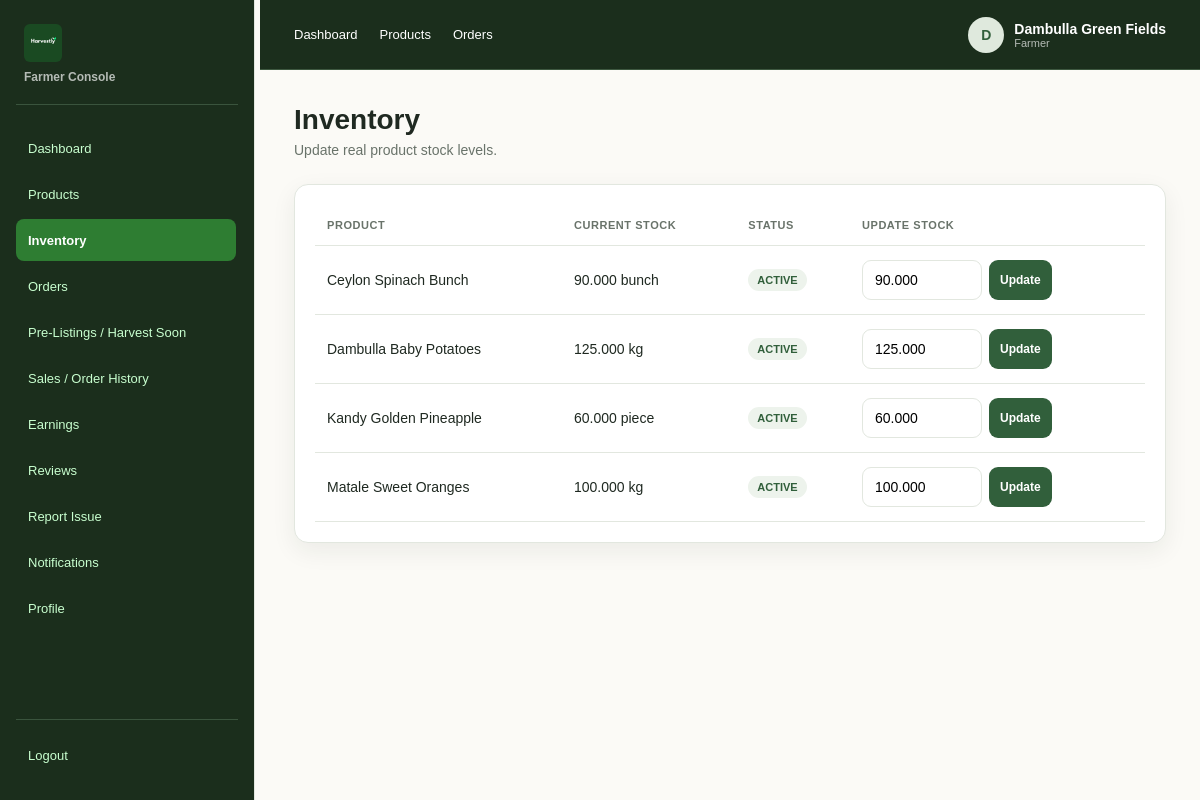
The app's page /index.php?page=farmer_inventory (signed in) with its own data.
### tables this page shows
CREATE TABLE IF NOT EXISTS products (
    product_id BIGINT UNSIGNED AUTO_INCREMENT PRIMARY KEY,
    farmer_id BIGINT UNSIGNED NOT NULL,
    category_id SMALLINT UNSIGNED NOT NULL,
    product_name VARCHAR(150) NOT NULL,
    description TEXT NULL,
    unit_price DECIMAL(12,2) NOT NULL,
    available_quantity DECIMAL(12,3) NOT NULL DEFAULT 0.000,
    unit_label VARCHAR(30) NOT NULL DEFAULT 'kg',
    listing_type ENUM('AVAILABLE_NOW','HARVEST_SOON','SEASONAL') NOT NULL,
    growing_method ENUM('ORGANIC','CONVENTIONAL','MIXED') NULL,
    declared_grade ENUM('A','B','C') NULL,
    grade_reference_id BIGINT UNSIGNED NULL,
    shelf_life_reference_id BIGINT UNSIGNED NULL,
    freshness_tracking_applicable TINYINT(1) NOT NULL DEFAULT 1,
    harvest_date DATE NULL,
    available_from_date DATE NULL,
    season_start_date DATE NULL,
    season_end_date DATE NULL,
    best_before_date DATE NULL,
    storage_guidance TEXT NULL,
    listing_status ENUM('ACTIVE','INACTIVE','EXPIRED','SOLD_OUT') NOT NULL DEFAULT 'ACTIVE',
    created_at TIMESTAMP NOT NULL DEFAULT CURRENT_TIMESTAMP,
    updated_at TIMESTAMP NOT NULL DEFAULT CURRENT_TIMESTAMP ON UPDATE CURRENT_TIMESTAMP,
    CONSTRAINT fk_product_farmer
        FOREIGN KEY (farmer_id) REFERENCES users(user_id),
    CONSTRAINT fk_product_category
        FOREIGN KEY (category_id) REFERENCES product_categories(category_id),
    CONSTRAINT fk_product_grade_reference
        FOREIGN KEY (grade_reference_id) REFERENCES quality_grade_references(grade_reference_id),
    CONSTRAINT fk_product_shelf_reference
        FOREIGN KEY (shelf_life_reference_id) REFERENCES shelf_life_references(shelf_life_reference_id),
    KEY idx_product_farmer_status (farmer_id, listing_status),
    KEY idx_product_category_status (category_id, listing_status),
    KEY idx_product_listing_type (listing_type),
    KEY idx_product_best_before (best_before_date),
    KEY idx_product_name (product_name)
);

### View/Farmer/includes/auth.php (called while the page is built, shortened)
<?php
$role = strtolower((string)($_SESSION['role'] ?? ''));
$farmer_id = (isset($_SESSION['user_id']) && $role === 'farmer') ? (int)$_SESSION['user_id'] : 0;

### View/Farmer/inventory.php (the view, shortened to what this page needs)
<?php
require 'includes/auth.php';
require 'includes/layout.php';
$st=$conn->prepare('
    SELECT product_id,product_name,available_quantity,unit_label,listing_status
    FROM products
    WHERE farmer_id=?
    ORDER BY product_name');
$st->bind_param('i',$farmer_id);
$st->execute();
$rows=$st->get_result();page_top('Inventory','inventory');
?>
<div class="page-title">
    <div>
        <h1>Inventory</h1>
        <p>Update real product stock levels.</p>
    </div>
</div>
<div class="card">
    <div class="table-wrap">
        <table class="table">
            <thead>
                <tr>
                    <th>Product</th>
                    <th>Current Stock</th>
                    <th>Status</th>
                    <th>Update Stock</th>
                </tr>
            </thead>
            <tbody>
                <?php while($r=$rows->fetch_assoc()):?>
                    <tr>
                        <td><?=e($r['product_name'])?></td>
                        <td><?=e($r['available_quantity'].' '.$r['unit_label'])?></td>
                        <td>
                            <span class="badge">
                                <?=e($r['listing_status'])?>
                            </span>
                        </td>
                        <td>
                            <form method="post" class="table-actions">
                                <input class="input" style="max-width:120px" type="number" step="0.001" min="0" name="qty" value="<?=e($r['available_quantity'])?>">
                                <button class="btn small">Update</button>
                            </form>
                        </td>
                    </tr>
                <?php endwhile;?>
            </tbody>
        </table>
    </div>
</div>

### css/Farmer/style.css (style rules this page uses)
:root { --green:#315f3b; --green2:#4f7d57; --mint:#e8f1e8; --cream:#fbfaf6; --ink:#1f2921; --muted:#69736a; --line:#e2e7df; --card:#fff; --danger:#b84b4b; --warn:#b67a18; --shadow:0 8px 24px rgba(31,41,33,.07) }
* { box-sizing:border-box }
body { margin:0; background:var(--cream); color:var(--ink); font-family:Arial,Helvetica,sans-serif; font-size:14px }
button,input,select,textarea { font:inherit }
button { cursor:pointer; border:0 }
.page-title { display:flex; justify-content:space-between; gap:20px; align-items:flex-start; margin-bottom:26px }
.page-title h1 { margin:0 0 6px; font-size:28px }
.page-title p { margin:0; color:var(--muted) }
.btn { padding:11px 17px; border-radius:9px; font-weight:700; background:var(--green); color:#fff }
.btn.small { padding:8px 11px; font-size:12px }
.card { background:var(--card); border:1px solid var(--line); border-radius:14px; padding:20px; box-shadow:var(--shadow) }
.table-wrap { overflow:auto }
.table { width:100%; border-collapse:collapse }
.table th,.table td { padding:14px 12px; border-bottom:1px solid var(--line); text-align:left; white-space:nowrap }
.table th { font-size:11px; text-transform:uppercase; color:var(--muted); letter-spacing:.05em }
.badge { display:inline-block; padding:5px 9px; border-radius:999px; background:#edf3ec; color:var(--green); font-size:11px; font-weight:700 }
.input,.select,.textarea { width:100%; border:1px solid var(--line); border-radius:9px; padding:11px 12px; background:#fff; outline:none }
.table-actions { display:flex; gap:7px }

### records on screen
products: product_name "Ceylon Spinach Bunch", available_quantity+unit_label "90.000 bunch", listing_status "ACTIVE", qty "90.000"
products: product_name "Dambulla Baby Potatoes", available_quantity+unit_label "125.000 kg", listing_status "ACTIVE", qty "125.000"
products: product_name "Kandy Golden Pineapple", available_quantity+unit_label "60.000 piece", listing_status "ACTIVE", qty "60.000"
products: product_name "Matale Sweet Oranges", available_quantity+unit_label "100.000 kg", listing_status "ACTIVE", qty "100.000"

### other values on screen
substr($displayName, 0, 1) "D"
$displayName "Dambulla Green Fields"
